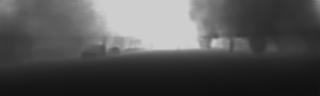
#> input picture examples/example_data/consistency/left/0000000000.jpg, 320 x 96 px, found by its file name
$ jupyter execute Demo_Smoothness_Loss.ipynb   (shell and % lines are left out)
#> lines starting #> are read from the running program, lines starting #| are printed output that depends on the picture; long printed decimals are rounded
[cell 1]
import numpy as np
import cv2
import matplotlib.pyplot as plt
import matplotlib.image as mpimg
import random
from numpy.linalg import multi_dot, inv

[cell 2]
#Sample depth map output from another repo
ref = mpimg.imread('/home/szuyu/workspace/semodepth/encode/2011_09_26_drive_0001/0000000000.jpg', 0)
#> ref is the input picture: shape (96, 320); min 16, max 210, mean 80.9
ref = ref / 3 #reverse previous enhancement
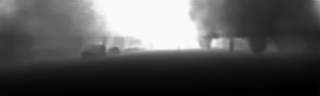
#> ref: shape (96, 320) float64; min 5.33, max 70, mean 27; drawn with min black and max white
ref = cv2.resize(ref, (1242, 375))
#> ref: shape (375, 1242) float64
rd = np.dot(np.random.rand(ref.shape[0], ref.shape[1]), 100)
#rd = np.dot(np.random.rand(ref.shape[0], ref.shape[1]), 3) - 1
print(np.amax(rd), np.amin(rd))
#| 100.000 0.000295
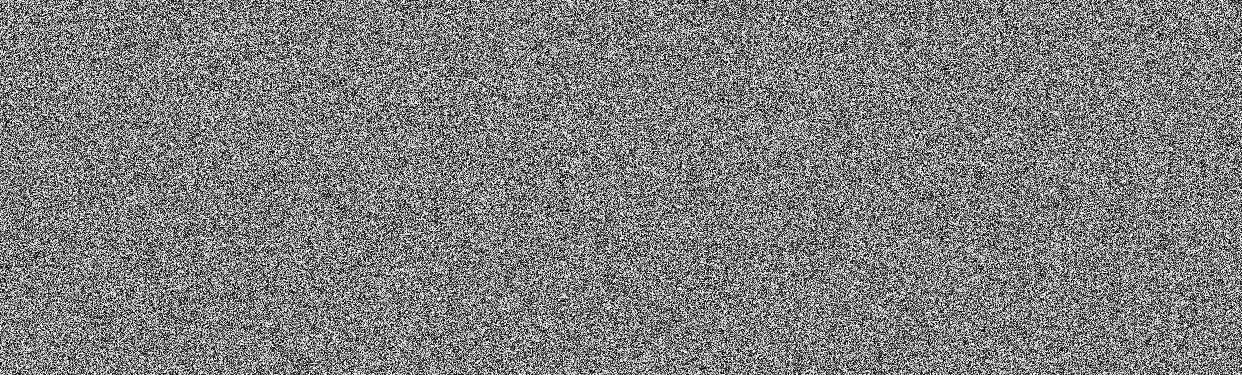
#> rd: shape (375, 1242) float64; min 0.000295, max 100, mean 50; drawn with min black and max white

f, (ax1, ax2) = plt.subplots(1,2, figsize=(20,6))
ax1.imshow(ref, cmap='gray')
ax1.set_title("Sample depth map")
ax2.imshow(rd, 'gray')
ax2.set_title("Randomly initialized depth map")
plt.show()
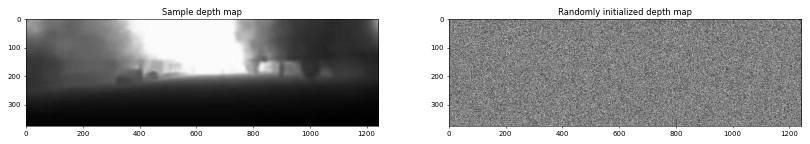
#> figure drawn by matplotlib, 2 panels
